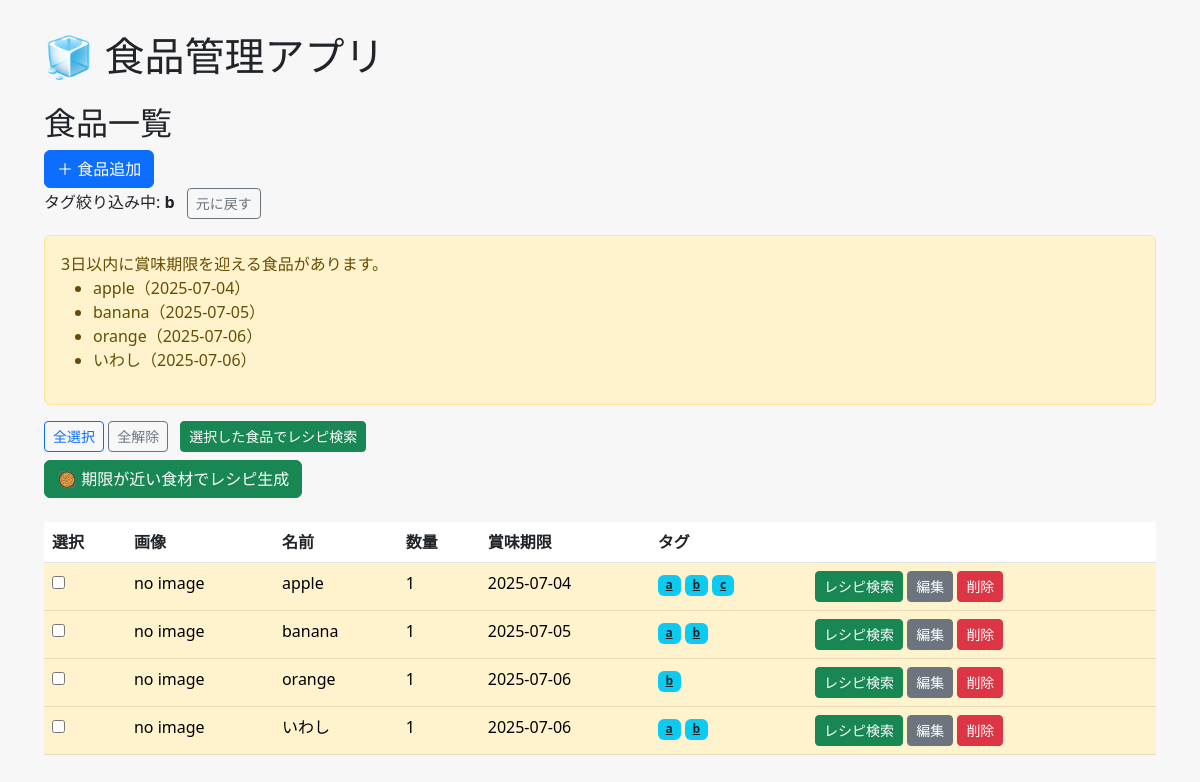
Page /filter_by_tag?tag=b on the committed database.
### models.py (models this page shows)
class Food(db.Model):
    id = db.Column(db.Integer, primary_key=True)
    name = db.Column(db.String(100), nullable=False)
    quantity = db.Column(db.String(50))
    expiry_date = db.Column(db.Date, nullable=False)
    image_path = db.Column(db.String(200))
    tags = db.relationship('Tag', secondary=food_tags, backref=db.backref('foods', lazy='dynamic'))

class Tag(db.Model):
    id = db.Column(db.Integer, primary_key=True)
    name = db.Column(db.String(50), unique=True, nullable=False)

### app.py (the view)
@app.route('/filter_by_tag')
def filter_by_tag():
    tag_name = request.args.get('tag')
    if not tag_name:
        return redirect(url_for('index'))
    tag = Tag.query.filter_by(name=tag_name).first()
    if not tag:
        return redirect(url_for('index'))
    foods = tag.foods.order_by(Food.expiry_date).all()
    memo = Memo.query.first()
    today = datetime.today().date()
    days_before = 3
    notify_until = today + timedelta(days=days_before)
    notify_foods = Food.query.filter(Food.expiry_date.between(today, notify_until)).order_by(Food.expiry_date).all()
    expired_foods = Food.query.filter(Food.expiry_date < today).order_by(Food.expiry_date).all()
    return render_template(
        'index.html',
        foods=foods,
        today=today,
        memo=memo,
        expired_foods=expired_foods,
        notify_foods=notify_foods,
        days_before=days_before,
        filtered_tag=tag_name,
    )

### templates/index.html (shortened to what this page needs)
{% extends 'layout.html' %}
{% block content %}
<h2>食品一覧</h2>
<a href="{{ url_for('add') }}" class="btn btn-primary">＋ 食品追加</a>
{% if filtered_tag %}
  <div class="mb-3">
    <span>タグ絞り込み中: <strong>{{ filtered_tag }}</strong></span>
    <a href="{{ url_for('index') }}" class="btn btn-sm btn-outline-secondary ms-2">元に戻す</a>
  </div>
{% endif %}
{% if notify_foods %}
<div class="alert alert-warning mt-3">
  {{ days_before }}日以内に賞味期限を迎える食品があります。
  <ul>
    {% for food in notify_foods %}
    <li>{{ food.name }}（{{ food.expiry_date }}）</li>
    {% endfor %}
  </ul>
</div>
{% endif %}
<div class="mt-3">
  <button type="button" class="btn btn-sm btn-outline-primary" onclick="selectAll()">全選択</button>
  <button type="button" class="btn btn-sm btn-outline-secondary" onclick="deselectAll()">全解除</button>
  <button type="button" class="btn btn-sm btn-success ms-2" onclick="searchSelectedRecipes()">選択した食品でレシピ検索</button>
</div>
<a href="{{ url_for('generate_recipe') }}"
   class="btn btn-success my-2">
  🥘 期限が近い食材でレシピ生成
</a>
<table class="table mt-3">
  <thead>
    <tr>
      <th>選択</th>
      <th>画像</th>
      <th>名前</th>
      <th>数量</th>
      <th>賞味期限</th>
      <th>タグ</th>
      <th></th>
    </tr>
  </thead>
  <tbody>
    {% for food in foods %}
    {% set days_left = (food.expiry_date - today).days %}
    <tr class="{% if days_left < 0 %}table-danger{% elif days_left <= 3 %}table-warning{% else %}table-success{% endif %}">
      <td><input type="checkbox" name="selected_foods" value="{{ food.name }}"></td>
      <td>
        {% if food.image_path %}
        <br><img src="{{ url_for('static', filename='images/' + food.image_path.split('/')[-1]) }}"
          style="max-height:100px;">
        {% else %}
        no image
        {% endif %}
      </td>
      <td>{{ food.name }}</td>
      <td>{{ food.quantity }}</td>
      <td>{{ food.expiry_date }}</td>
      <td>
        {% for tag in food.tags %}
        <a href="{{ url_for('filter_by_tag') }}?tag={{ tag.name }}" class="badge bg-info text-dark">{{ tag.name }}</a>
        {% endfor %}
      </td>
      <td>
        <a href="https://www.google.com/search?q={{ food.name }}+レシピ" class="btn btn-sm btn-success"
          target="_blank">レシピ検索</a>
        <a href="{{ url_for('edit', id=food.id) }}" class="btn btn-sm btn-secondary">編集</a>
        <a href="{{ url_for('delete', id=food.id) }}" class="btn btn-sm btn-danger">削除</a>
      </td>
    </tr>
    {% endfor %}
  </tbody>
</table>
{% endblock %}

### templates/layout.html (style rules this page uses)
body { padding: 2rem; background-color: #f7f7f7; }

### rows in the picture
Food: name "apple", expiry_date "2025-07-04", shows "no image", quantity "1"
Food: name "banana", expiry_date "2025-07-05", shows "no image", quantity "1"
Food: name "orange", expiry_date "2025-07-06", shows "no image", quantity "1"
Food: name "いわし", expiry_date "2025-07-06", shows "no image", quantity "1"
Tag: name "a"
Tag: name "b"
Tag: name "c"

### other values in the picture
{{ filtered_tag }} "b"
{{ days_before }} "3"
